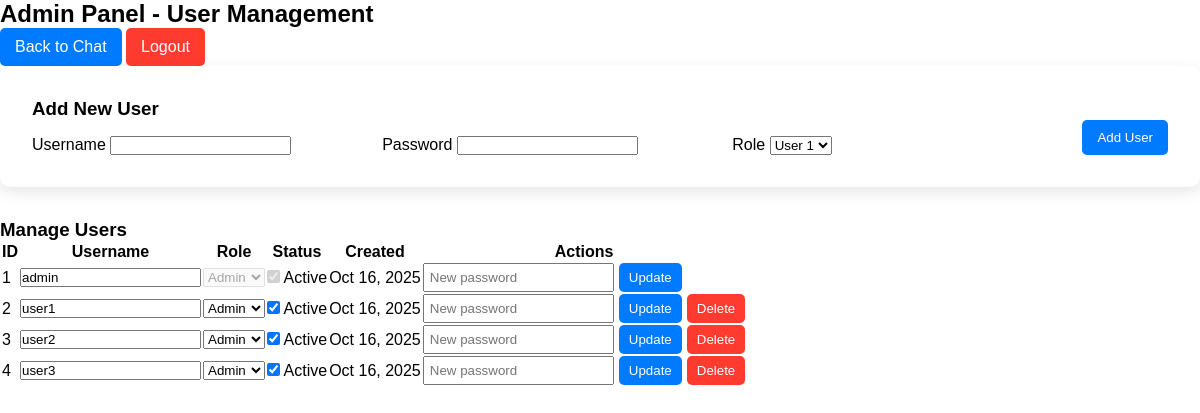
The page /owner.php (signed in) on the database its author committed.
### tables this page shows
CREATE TABLE `users` (
  `id` int(11) NOT NULL,
  `username` varchar(50) NOT NULL,
  `password` varchar(255) DEFAULT NULL,
  `role` enum('admin','user') NOT NULL,
  `created_at` timestamp NOT NULL DEFAULT current_timestamp(),
  `is_active` tinyint(1) DEFAULT 1,
  `last_activity` timestamp NOT NULL DEFAULT current_timestamp() ON UPDATE current_timestamp(),
  `profile_pic` varchar(255) DEFAULT 'default_avatar.jpg'
);

### database.php (called while the page is built, shortened)
<?php
class Database {
    private $host = 'localhost';
    private $db_name = 'poultry';
    private $username = 'root';
    private $password = '';
    public function getConnection() {
        $this->conn = null;
        try {
            $this->conn = new PDO(
                "mysql:host=" . $this->host . ";dbname=" . $this->db_name,
                $this->username,
                $this->password
            );
            $this->conn->setAttribute(PDO::ATTR_ERRMODE, PDO::ERRMODE_EXCEPTION);
            $this->conn->setAttribute(PDO::ATTR_DEFAULT_FETCH_MODE, PDO::FETCH_ASSOC);
            $this->conn->exec("set names utf8");
        } catch(PDOException $exception) {
            error_log("Connection error: " . $exception->getMessage());
            throw $exception;
        }
        return $this->conn;
    }
}
$database = new Database();
$pdo = $database->getConnection();
function executeQuery($sql, $params = []) {
    global $pdo;
    try {
        $stmt = $pdo->prepare($sql);
        $stmt->execute($params);
        return $stmt;
    } catch(PDOException $e) {
        error_log("Query error: " . $e->getMessage() . " - SQL: " . $sql);
        throw $e;
    }
}
function fetchAll($sql, $params = []) {
    $stmt = executeQuery($sql, $params);
    return $stmt->fetchAll();
}
?>

### owner.php (the view, shortened to what this page needs)
<?php
require_once 'database.php';
$users = fetchAll("SELECT * FROM users ORDER BY role, username");
?>
<!DOCTYPE html>
<html>
<head>
    <link rel="stylesheet" href="./assets/css/style.css">
</head>
<body>
    <div class="chat-container">
        <div class="chat-header">
            <h2>Admin Panel - User Management</h2>
            <div class="header-actions">
                <a href="chat.php" class="btn">Back to Chat</a>
                <a href="logout.php" class="btn logout">Logout</a>
            </div>
        </div>
        <div class="admin-container">
            <div style="background: white; padding: 2rem; border-radius: 10px; margin-bottom: 2rem; box-shadow: 0 5px 15px rgba(0,0,0,0.1);">
                <h3>Add New User</h3>
                <form method="POST">
                    <div style="display: grid; grid-template-columns: 1fr 1fr 1fr auto; gap: 1rem; align-items: end;">
                        <div class="form-group">
                            <label>Username</label>
                            <input type="text" name="username" required>
                        </div>
                        <div class="form-group">
                            <label>Password</label>
                            <input type="password" name="password" required>
                        </div>
                        <div class="form-group">
                            <label>Role</label>
                            <select name="role" required>
                                <option value="user1">User 1</option>
                            </select>
                        </div>
                        <div class="form-group">
                            <button type="submit" name="add_user" class="btn">Add User</button>
                        </div>
                    </div>
                </form>
            </div>
            <div class="user-table">
                <h3>Manage Users</h3>
                <table>
                    <thead>
                        <tr>
                            <th>ID</th>
                            <th>Username</th>
                            <th>Role</th>
                            <th>Status</th>
                            <th>Created</th>
                            <th>Actions</th>
                        </tr>
                    </thead>
                    <tbody>
                        <?php foreach ($users as $user): ?>
                        <tr>
                            <form method="POST">
                                <td><?php echo $user['id']; ?></td>
                                <td>
                                    <input type="text" name="username" value="<?php echo htmlspecialchars($user['username']); ?>" required>
                                </td>
                                <td>
                                    <select name="role" <?php echo $user['role'] == 'admin' ? 'disabled' : ''; ?>>
                                        <option value="admin" <?php echo $user['role'] == 'admin' ? 'selected' : ''; ?>>Admin</option>
                                    </select>
                                </td>
                                <td>
                                    <input type="checkbox" name="is_active" <?php echo $user['is_active'] ? 'checked' : ''; ?> <?php echo $user['role'] == 'admin' ? 'disabled' : ''; ?>>
                                    Active
                                </td>
                                <td><?php echo date('M j, Y', strtotime($user['created_at'])); ?></td>
                                <td style="white-space: nowrap;">
                                    <div style="display: flex; gap: 5px;">
                                        <input type="password" name="password" placeholder="New password" style="padding: 5px;">
                                        <button type="submit" name="update_user" class="btn" style="padding: 5px 10px;">Update</button>
                                        <?php if ($user['role'] != 'admin'): ?>
                                            <button type="submit" name="delete_user" class="btn logout" style="padding: 5px 10px;"
                                                    onclick="return confirm('Are you sure you want to delete this user?')">Delete</button>
                                        <?php endif; ?>
                                    </div>
                                </td>
                            </form>
                        </tr>
                        <?php endforeach; ?>
                    </tbody>
                </table>
            </div>
        </div>
    </div>
</body>
</html>

### assets/css/style.css (style rules this page uses)
* { margin: 0; padding: 0; box-sizing: border-box; }
:root { --main-color:linear-gradient(135deg, #A3B3FF, #619cdb); --blue--color:#007bff; --border--color:#d3d9e1; --warn-color:#ff3b30; --white-color:#ffff; --text-color:#222; --dark-blue:#193CB8; --green-color:#28a745; }
body { font-family:"Myanmar3", sans-serif; background: var(--main-color); height: 100vh; }
.chat-container { height: 100vh; display: flex; flex-direction: column; background:var(--white-color); }
.btn { padding: 10px 15px; background: var(--blue--color); color: var(--white-color); border: none; border-radius: 5px; cursor: pointer; text-decoration: none; display: inline-block; }
.btn.logout { background: var(--warn-color); }

### rows shown on the page
users: id "1", username "admin", role "Admin", role "☑", created_at "Oct 16, 2025"
users: id "2", username "user1", role "Admin", role "☑", created_at "Oct 16, 2025", shows "Delete"
users: id "3", username "user2", role "Admin", role "☑", created_at "Oct 16, 2025", shows "Delete"
users: id "4", username "user3", role "Admin", role "☑", created_at "Oct 16, 2025", shows "Delete"
